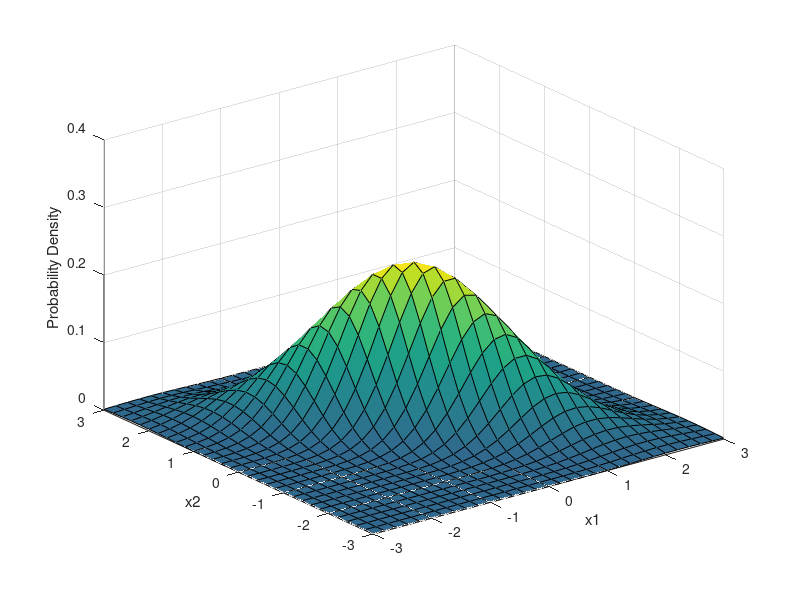

Write the MATLAB code that produced this figure.
mu = [0 0];
sigma = [1 -0.75; -0.75 1];


x1 = -10:0.2:10;
x2 = -10:0.2:10;
[X1,X2] = meshgrid(x1,x2);
X = [X1(:) X2(:)];

y = mvnpdf(X,mu,sigma);
y = reshape(y,length(x2),length(x1));


surf(x1,x2,y)
caxis([min(y(:))-0.5*range(y(:)),max(y(:))])
axis([-3 3 -3 3 0 0.4])
xlabel('x1')
ylabel('x2')
zlabel('Probability Density')



